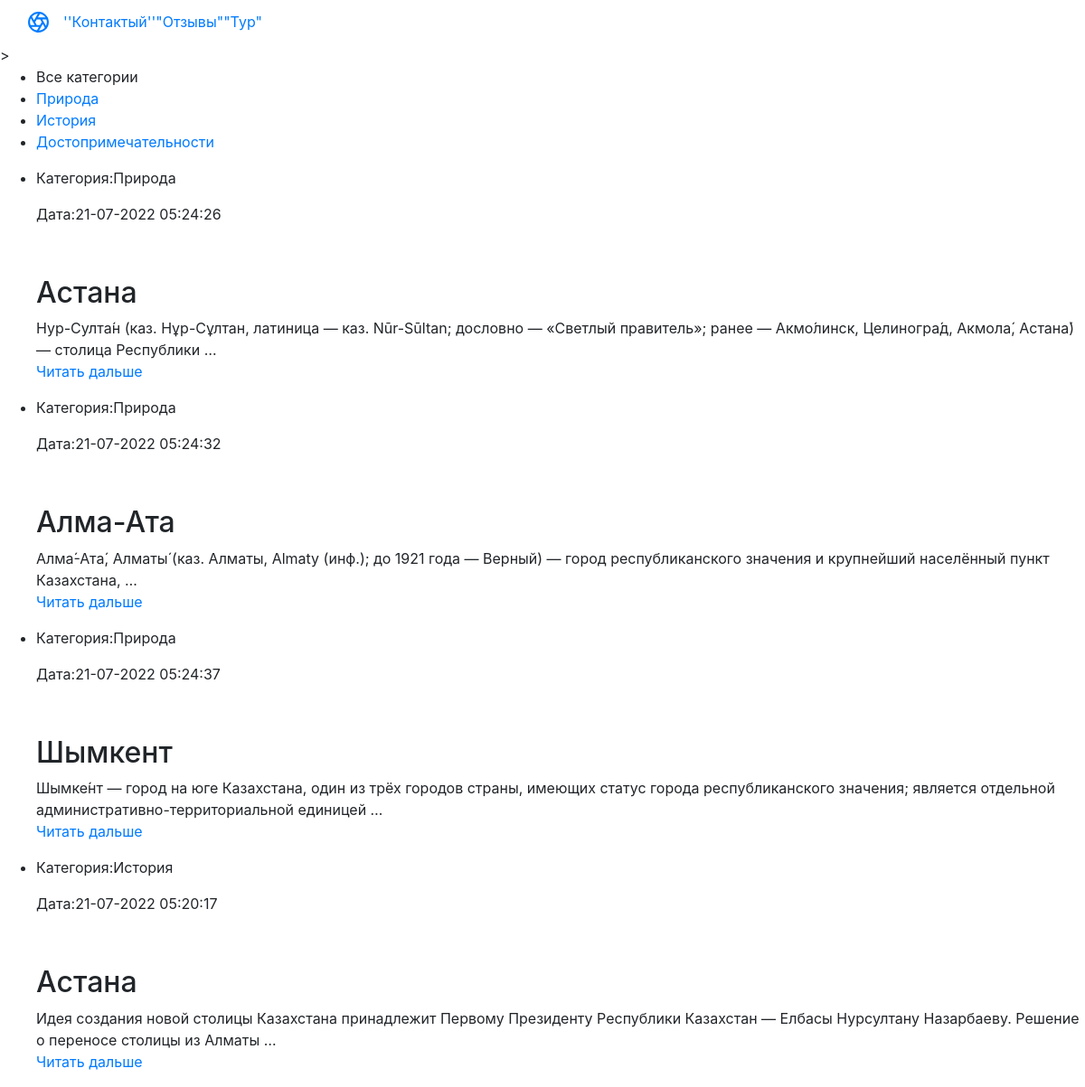
The page / on the database its author committed.
### kz/models.py (models this page shows, shortened)
class KZ(models.Model):
    title=models.CharField(max_length=200)
    content=models.TextField(blank=True)
    photo=models.ImageField(upload_to="photos/%Y/%m/%d/")
    time_create=models.DateTimeField(auto_now_add=True)
    time_update=models.DateTimeField(auto_now=True)
    is_published=models.BooleanField(default=True)
    cat=models.ForeignKey('Category',on_delete=models.PROTECT,null=True)
    def get_absolute_url(self):
        return reverse('post',kwargs={'post_id':self.pk})
    class Meta:
        verbose_name='Казахстан'
        verbose_name_plural = 'Казахстан'
        ordering=['time_create','title']

class Category(models.Model):
    name=models.CharField(max_length=100,db_index=True)
    def __str__(self):
        return self.name
    def get_absolute_url(self):
        return reverse('category', kwargs={'cat_id':self.pk})
    class Meta:
        verbose_name = 'Категория'
        verbose_name_plural = 'Категорий'
        ordering = ['id']

### kz/views.py (the view)
# urls.py: path('', index,name='home'),
def index(request):
    posts=KZ.objects.all()
    cats=Category.objects.all()
    context={
        'posts':posts,
        'cats':cats,
        'title':"Главная страница",
        'cat_selected':0,
    }
    return render(request,'kz/index.html',context=context)

### kz/templates/kz/index.html (shortened to what this page needs)
{%extends 'kz/base.html'%}
{%block content%}
<ul class="list-articles">
    {%for p in posts%}
    <li><div class="article-panel">
        <p class="first">Категория:{{p.cat}}</p>
        <p class="last">Дата:{{p.time_update|date:"d-m-Y H:i:s"}}</p>
    </div>
{%if p.photo %}
        <p><img class="img-article-left thumb"  scr="{{p.photo.url}}" ></p>
{%endif%}
        <h2>{{p.title}}</h2>
{%autoescape on%}
{{p.content|truncatewords:20}}
{%endautoescape%}
        <p class="link-read-post"><a href="{{p.get_absolute_url}}">Читать дальше</a> </p>
    </li>
    {%endfor%}
</ul>
{%endblock%}

### kz/templates/kz/base.html (shortened to what this page needs)
<!DOCTYPE html>
<html>
<head>
	<link rel="stylesheet" href="https://cdn.jsdelivr.net/npm/bootstrap@4.4.1/dist/css/bootstrap.min.css">
</head>
<body>
<table class="table-page" border=0 cellpadding="0" cellspacing="0">
<tr><td valign=top>
{% block mainmenu %}
<nav class="site-header sticky-top py-1">
  <div class="container d-flex flex-column flex-md-row justify-content-between">
	  <a class="py-2" href="#" aria-label="Product">
    </a>
    <a class="py-2 d-none d-md-inline-block" href="{%url 'contact'%}">''Контактый'' </a>
    <a class="py-2 d-none d-md-inline-block" href="{%url 'review'%}"> "Отзывы" </a>
    <a class="py-2 d-none d-md-inline-block" href="{%url 'tour'%}"> "Тур" </a>
  </div>
</nav>>
</td>
</tr>
</table>
<table class="table-content" border="0" cellpadding="0" cellspacing="0">
<tr>
{% endblock mainmenu %}
<td valign="top" class="content">
	<div class="content-text">
{% block content %}
{% endblock %}
	</div>
</body>
</html>

### rows shown on the page
KZ: cat "Природа", time_update "21-07-2022 05:24:26", title "Астана", content "Нур-Султа́н (каз. Нұр-Сұлтан, латиница — каз. Nūr-Sūltan; дословно — «Светлый правитель»; ранее — Акмо́линск, Целиногра́д, Акмола́, Астана́) — столица Республики …"
KZ: cat "Природа", time_update "21-07-2022 05:24:32", title "Алма-Ата", content "Алма́-Ата́, Алматы́ (каз. Алматы, Almaty (инф.); до 1921 года — Верный) — город республиканского значения и крупнейший населённый пункт Казахстана, …"
KZ: cat "Природа", time_update "21-07-2022 05:24:37", title "Шымкент", content "Шымке́нт — город на юге Казахстана, один из трёх городов страны, имеющих статус города республиканского значения; является отдельной административно-территориальной единицей …"
KZ: cat "История", time_update "21-07-2022 05:20:17", title "Астана", content "Идея создания новой столицы Казахстана принадлежит Первому Президенту Республики Казахстан — Елбасы Нурсултану Назарбаеву. Решение о переносе столицы из Алматы …"
